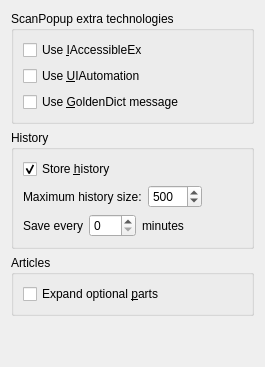
     <widget class="QWidget" name="tab_Advanced">
      <attribute name="title">
       <string>Ad&amp;vanced</string>
      </attribute>
      <layout class="QVBoxLayout" name="verticalLayout_11">
       <item>
        <widget class="QGroupBox" name="groupBox_ScanPopupTechnologies">
         <property name="title">
          <string>ScanPopup extra technologies</string>
         </property>
         <layout class="QVBoxLayout" name="verticalLayout_13">
          <item>
           <widget class="QCheckBox" name="scanPopupUseIAccessibleEx">
            <property name="toolTip">
             <string>Try to use IAccessibleEx technology to retrieve word under cursor.
This technology works only with some programs that support it
 (for example Internet Explorer 9).
It is not needed to select this option if you don't use such programs.</string>
            </property>
            <property name="text">
             <string>Use &amp;IAccessibleEx</string>
            </property>
           </widget>
          </item>
          <item>
           <widget class="QCheckBox" name="scanPopupUseUIAutomation">
            <property name="toolTip">
             <string>Try to use UI Automation technology to retrieve word under cursor.
This technology works only with some programs that support it.
It is not needed to select this option if you don't use such programs.</string>
            </property>
            <property name="text">
             <string>Use &amp;UIAutomation</string>
            </property>
           </widget>
          </item>
          <item>
           <widget class="QCheckBox" name="scanPopupUseGDMessage">
            <property name="toolTip">
             <string>Try to use special GoldenDict message to retrieve word under cursor.
This technology works only with some programs that support it.
It is not needed to select this option if you don't use such programs.</string>
            </property>
            <property name="text">
             <string>Use &amp;GoldenDict message</string>
            </property>
           </widget>
          </item>
         </layout>
        </widget>
       </item>
       <item>
        <widget class="QGroupBox" name="historyBox">
         <property name="title">
          <string>History</string>
         </property>
         <layout class="QVBoxLayout" name="verticalLayout_14">
          <item>
           <widget class="QCheckBox" name="storeHistory">
            <property name="toolTip">
             <string>Turn this option on to store history of the translated words</string>
            </property>
            <property name="text">
             <string>Store &amp;history</string>
            </property>
            <property name="checked">
             <bool>true</bool>
            </property>
           </widget>
          </item>
          <item>
           <layout class="QHBoxLayout" name="horizontalLayout_9">
            <property name="topMargin">
             <number>0</number>
            </property>
            <item>
             <widget class="QLabel" name="historySizeLabel">
              <property name="toolTip">
               <string>Specify the maximum number of entries to keep in history.</string>
              </property>
              <property name="text">
               <string>Maximum history size:</string>
              </property>
             </widget>
            </item>
            <item>
             <widget class="QSpinBox" name="historyMaxSizeField">
              <property name="accelerated">
               <bool>true</bool>
              </property>
              <property name="maximum">
               <number>9999</number>
              </property>
              <property name="value">
               <number>500</number>
              </property>
             </widget>
            </item>
            <item>
             <spacer name="horizontalSpacer_8">
              <property name="orientation">
               <enum>Qt::Horizontal</enum>
              </property>
              <property name="sizeHint" stdset="0">
               <size>
                <width>40</width>
                <height>20</height>
               </size>
              </property>
             </spacer>
            </item>
           </layout>
          </item>
          <item>
           <layout class="QHBoxLayout" name="horizontalLayout_10">
            <item>
             <widget class="QLabel" name="label_10">
              <property name="toolTip">
               <string>History saving interval. If set to 0 history will be saved only during exit.</string>
              </property>
              <property name="statusTip">
               <string/>
              </property>
              <property name="text">
               <string>Save every</string>
              </property>
             </widget>
            </item>
            <item>
             <widget class="QSpinBox" name="historySaveIntervalField">
              <property name="statusTip">
               <string/>
              </property>
              <property name="maximum">
               <number>120</number>
              </property>
             </widget>
            </item>
            <item>
             <widget class="QLabel" name="label_11">
              <property name="text">
               <string>minutes</string>
              </property>
             </widget>
            </item>
            <item>
             <spacer name="horizontalSpacer_9">
              <property name="orientation">
               <enum>Qt::Horizontal</enum>
              </property>
              <property name="sizeHint" stdset="0">
               <size>
                <width>40</width>
                <height>20</height>
               </size>
              </property>
             </spacer>
            </item>
           </layout>
          </item>
         </layout>
        </widget>
       </item>
       <item>
        <widget class="QGroupBox" name="groupBox_6">
         <property name="title">
          <string>Articles</string>
         </property>
         <layout class="QVBoxLayout" name="verticalLayout_17">
          <item>
           <widget class="QCheckBox" name="alwaysExpandOptionalParts">
            <property name="toolTip">
             <string>Turn this option on to always expand optional parts of articles</string>
            </property>
            <property name="text">
             <string>Expand optional &amp;parts</string>
            </property>
           </widget>
          </item>
         </layout>
        </widget>
       </item>
       <item>
        <spacer name="verticalSpacer_17">
         <property name="orientation">
          <enum>Qt::Vertical</enum>
         </property>
         <property name="sizeHint" stdset="0">
          <size>
           <width>20</width>
           <height>40</height>
          </size>
         </property>
        </spacer>
       </item>
      </layout>
     </widget>
